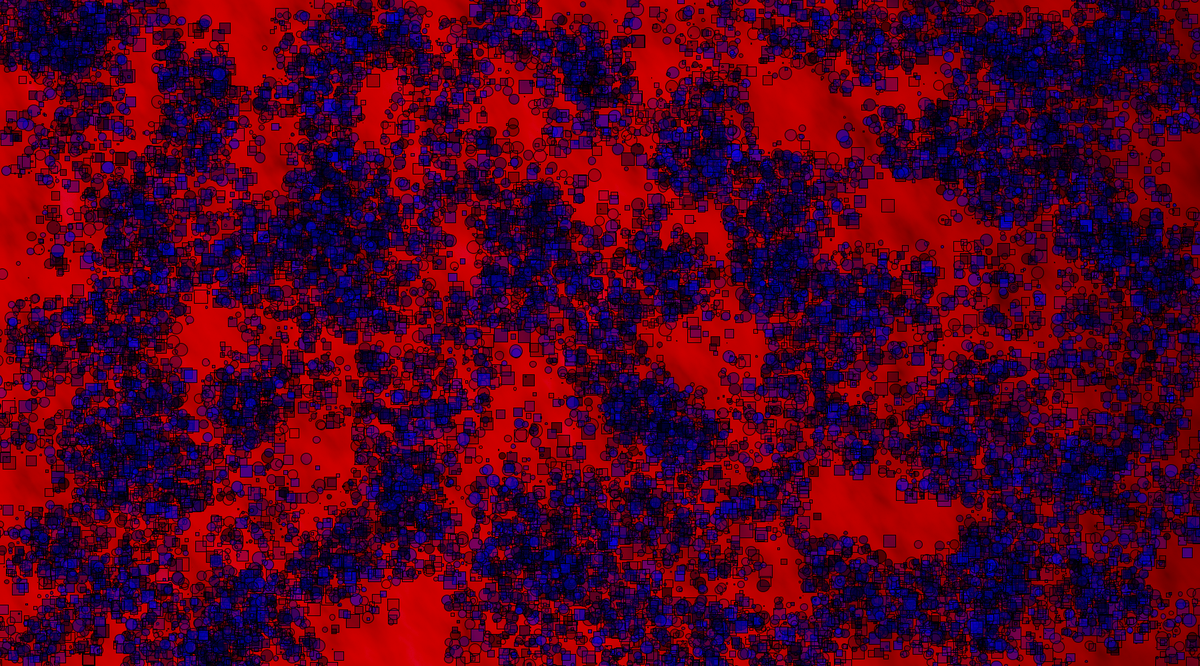
Frame 1 (no input)
Frame 60 (the mouse pressed at the canvas centre just before this capture): identical to frame 1, image omitted
Frame 120 (the mouse held since frame 60 and released just before this capture): identical to frame 1, image omitted

The Processing sketch that drew this single still picture (run headless with seeded random() and noise(); from frame 60 on, the mouse is pressed at the canvas centre):

// Processing sketch: Ephemera_Blobs_of_Shapes_Burn_Background
// ── Ephemera_Blobs_of_Shapes_Burn_Background.pde
Block[] blocks = new Block[500];

color color_burn(color a, color b) {
  return color(255-(255-red(b))/red(a)*255,255-(255-green(b))/green(a)*255,255-(255-blue(b))/blue(a)*255);
}

void setup(){
  size(1800,1000);
  background(0);
  loadPixels();
  for (int x = 0;x < width;x++) {
    for (int y = 0;y < height;y++) {
      float bright = noise(x*0.02, (y-x*0.7)*0.02) * 200 * min(float(min(x, height-x) + height )/height, float(min(y, width-y) + width)/width,1.1);      if (random(1.0) < 0.25) { bright = bright * random(0.9,1.); }
      pixels[x+y*width] = color_burn(color(bright+50),#DC143C);
    }
  }
  updatePixels(); 
  
  
  for (int i = 0; i < blocks.length; i++) {
    blocks[i] = new Block(random(width), random(height), random(100)); 
  }
  
  for (int i = 0; i < blocks.length; i++) {
   blocks[i].display();
   
  }
  
  
}

void draw(){ 
  //background(255);
  
  for (int i = 0; i < blocks.length; i++)  {   
  //  blocks[i].display();
    blocks[i].update();
  }
  
}

// ── Block.pde
class Block {
  
  float xloc, yloc, amount;
  
  Block(float x, float y, float a){
    xloc = x;
    yloc = y;
    amount = a;
    
  }
  
   
  void display() {
      
    for (int i = 0; i < amount; i++) {
      float r = random(20);
      float flip = random(0,1);
      fill(0,0,random(0,255),random(0,155));
      if (flip <= 0.5){
     ellipse(xloc + random(-50,50), yloc+random(-50,50), r, r);
    } else {rect(xloc + random(-50,50), yloc+random(-50,50), r, r); }  
    }
  }
   
  void update(){
    xloc = xloc+random(-250,250);
    yloc = yloc+random(-250,250);
    fill(random(0,255),0,0,random(0,255));
  } 
   
}
